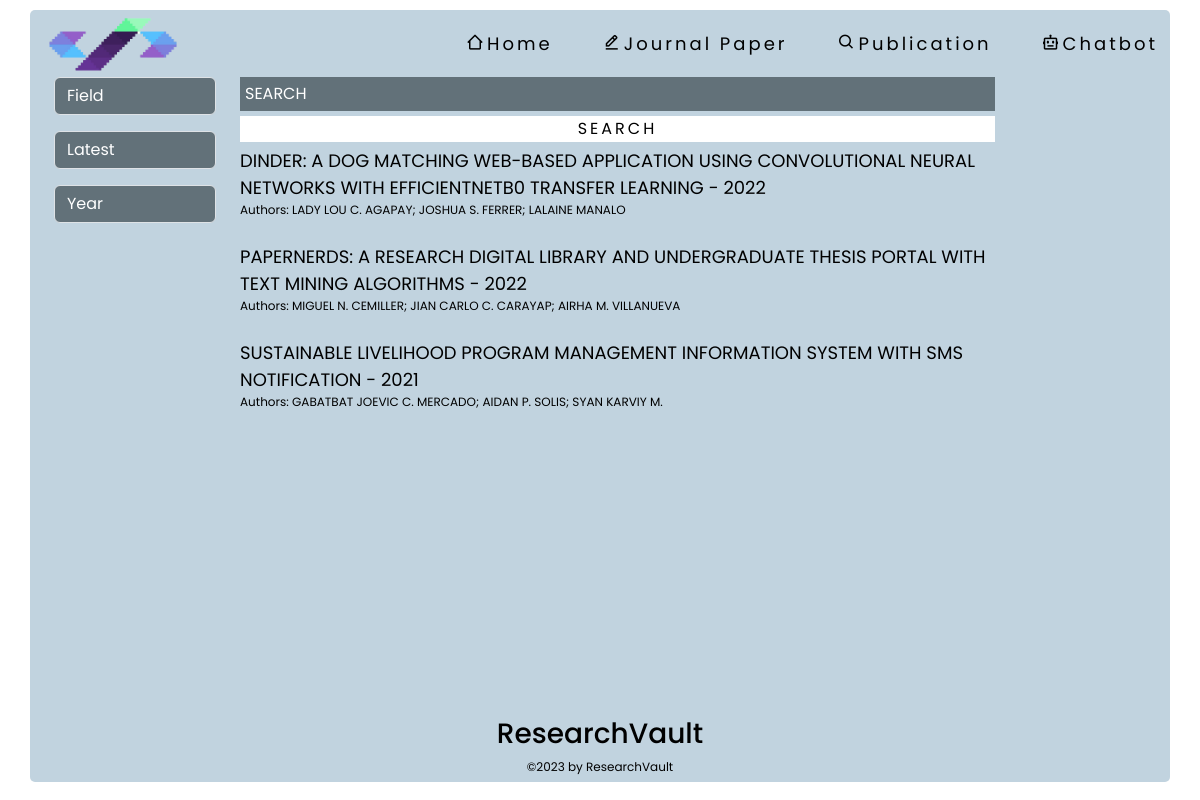
The app's page /browse, older data.
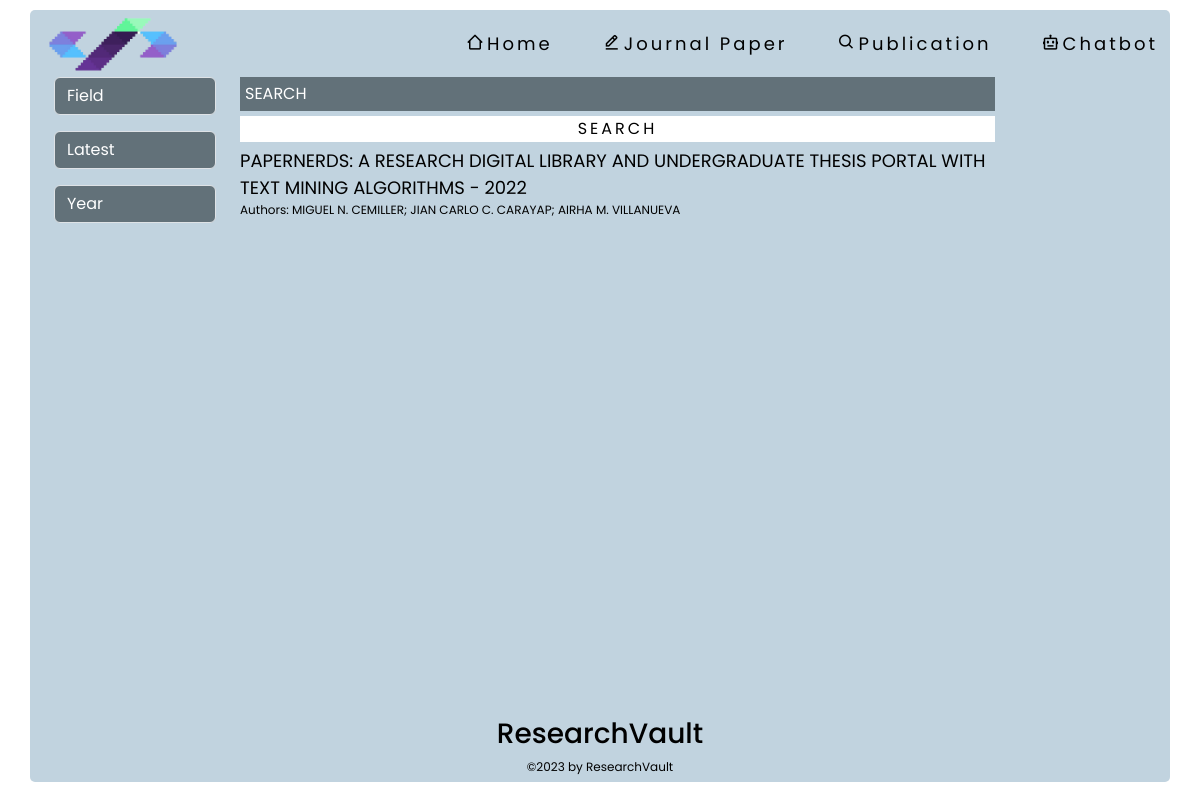
The same page, newer data.
### tables this page shows
CREATE TABLE "uploads" (
	"id"	INTEGER,
	"title"	TEXT,
	"authors"	TEXT,
	"publicationDate"	TEXT,
	"thesisAdvisor"	TEXT,
	"department"	TEXT,
	"degree"	TEXT,
	"subjectArea"	TEXT,
	"abstract"	REAL,
	"file_path"	TEXT,
	"converted_file_path"	TEXT,
	PRIMARY KEY("id" AUTOINCREMENT)
);

### app.py (the view)
@app.route('/browse', methods=['GET'])
def browse():
    try:
        db_conn = DBConnection('database.db')
        selected_sort = request.args.get('sort', 'latest')
        selected_field = request.args.get('field', '')
        selected_year = request.args.get('year', '')
        search_query = request.args.get('search', '')
        items, unique_subject_areas, unique_years = db_conn.fetch_publications(
            selected_sort, selected_field, selected_year, search_query)
        db_conn.close_connection()
        return render_template('browse.html', items=items, subject_areas=unique_subject_areas,
                               unique_years=unique_years, selected_sort=selected_sort,
                               selected_field=selected_field, selected_year=selected_year,
                               search_query=search_query)
    except Exception as e:
        print("Error browsing publications:", e)
        return render_template('404.html')

### db_connection.py (called while the page is built)
    def get_db(self):
        db = getattr(g, '_database', None)
        if db is None:
            db = g._database = sqlite3.connect(self.DB)
        return db

    def close_connection(self):
        db = getattr(g, '_database', None)
        if db is not None:
            db.close()

### templates/browse.html (shortened to what this page needs)
<!DOCTYPE html>
<html lang="en">
<head>
    <link rel="stylesheet" type="text/css" href="{{ url_for('static', filename='css/browse.css') }}">
    <link href='https://unpkg.com/boxicons@2.1.4/css/boxicons.min.css' rel='stylesheet'>
    <link href="https://cdn.jsdelivr.net/npm/bootstrap@5.3.0/dist/css/bootstrap.min.css" rel="stylesheet">
</head>
<body>
    <div class="browse-container container">
        <div class="browse-navbar d-flex justify-content-between align-items-center">
            <img src="static/pics/logo.png" class="img-fluid">
            <div class="browse-right">
                <a href="/" id="home-browse"><i class='bx bx-home-alt-2'></i>Home</a>
                <a href="/research" id="edit-browse"><i class='bx bx-edit-alt'></i>Journal Paper</a>
                <a href="/browse" id="browse-browse"><i class='bx bx-search' ></i>Publication</a>
                <a href="/chatbot" id="chatbot-browse"><i class='bx bx-bot'></i></i>Chatbot</a>
            </div>
        </div>
            <div class="browse-content d-flex flex-column flex-grow-1">
                <div class="search-results d-flex flex-column">
                    <div class="container-fluid">
                        <div class="row">
                            <div class="col-md-2">
                                <div class="browse-filter">
                                    <select id="field" class="form-select mb-3" onchange="filterItems()">
                                        <option value="">Field</option>
                                    </select>
                                    <select id="sort" class="form-select mb-3" onchange="filterItems()">
                                        <option value="latest" {% if selected_sort == 'latest' %}selected{% endif %}>Latest</option>
                                    </select>
                                    <input type="number" id="year-input" min="2000" max="2023" step="1" list="year-list" placeholder="Year" class="form-control mb-3" value="{{ selected_year }}" onchange="filterItems()">
                                </div>
                            </div>
                              <div class="col-md-10">
                                <div class="col-md-10">
                                    <div class="browse-result d-flex flex-column">
                                        <input type="search" id="search-input" placeholder="SEARCH" value="{{ search_query }}">
                                        <button type="submit" id="search-button">SEARCH</button>
                                        {% for item in items %}
                                        <a class="browse-item" href="{{ url_for('publication_detail', item_id=item.id) }}" data-subjectArea="{{ item.subjectArea }}">
                                            {{ item.title }} - {{ item.year }}
                                            <p>Authors: {{ item.authors }}</p>
                                        </a>
                                        {% endfor %}
                                    </div>
                                </div>
                            </div>
                            </div>
                            </div>
                            </div>
                            <footer class="text-center">
                                <h3>ResearchVault</h3>
                                <p>©2023 by ResearchVault</p>
                            </footer>
                            </div>
                            </div>
</body>
</html>

### static/css/browse.css (style rules this page uses)
* { font-family: 'Poppins', sans-serif; }
body { display: flex; padding: 10px; height: 100vh; color: black !important; background-color: white !important; }
.container { height: 99%; border-radius: 5px; background: #C1D3DF!important; }
img { max-width: 100%; width: 150px; }
a { text-decoration: none !important; color: black!important; font-size: clamp(0.75rem, 0.2813rem + 1.5vw, 1.125rem); }
.browse-right { display: flex; font-size: clamp(0.9375rem, 0.5469rem + 1.25vw, 1.25rem); gap: 50px; letter-spacing: 3px; }
input, select { background: #627179 !important; border: none; outline: none; color: white !important; }
input::placeholder { color: white !important; }
input[type="search"] { padding: 5px; margin-bottom: 5px; }
#search-button { background-color: white!important; border: none !important; color: black !important; outline: none !important; letter-spacing: 3px; transition: all 0.3s linear; margin-bottom: 5px; }
h3 { font-size: clamp(0.75rem, 0.2813rem + 1.5vw, 1.125rem); }
p { font-size: clamp(0.625rem, 0.4688rem + 0.5vw, 0.75rem); }
.browse-filter { display: block; }
.browse-item { display: block; text-decoration: none; color: #000; margin-bottom: 8px; transition: all 0.3s linear; }

Row changes from the older to the newer data that the page shows:
removed uploads: title "DINDER: A DOG MATCHING WEB-BASED APPLICATION USING CONVOLUTIONAL NEURAL NETWORKS WITH EFFICIENTNETB0 TRANSFER LEARNING", year "2022", authors "LADY LOU C. AGAPAY; JOSHUA S. FERRER; LALAINE MANALO"
removed uploads: title "SUSTAINABLE LIVELIHOOD PROGRAM MANAGEMENT INFORMATION SYSTEM WITH SMS NOTIFICATION", year "2021", authors "GABATBAT JOEVIC C. MERCADO; AIDAN P. SOLIS; SYAN KARVIY M."
